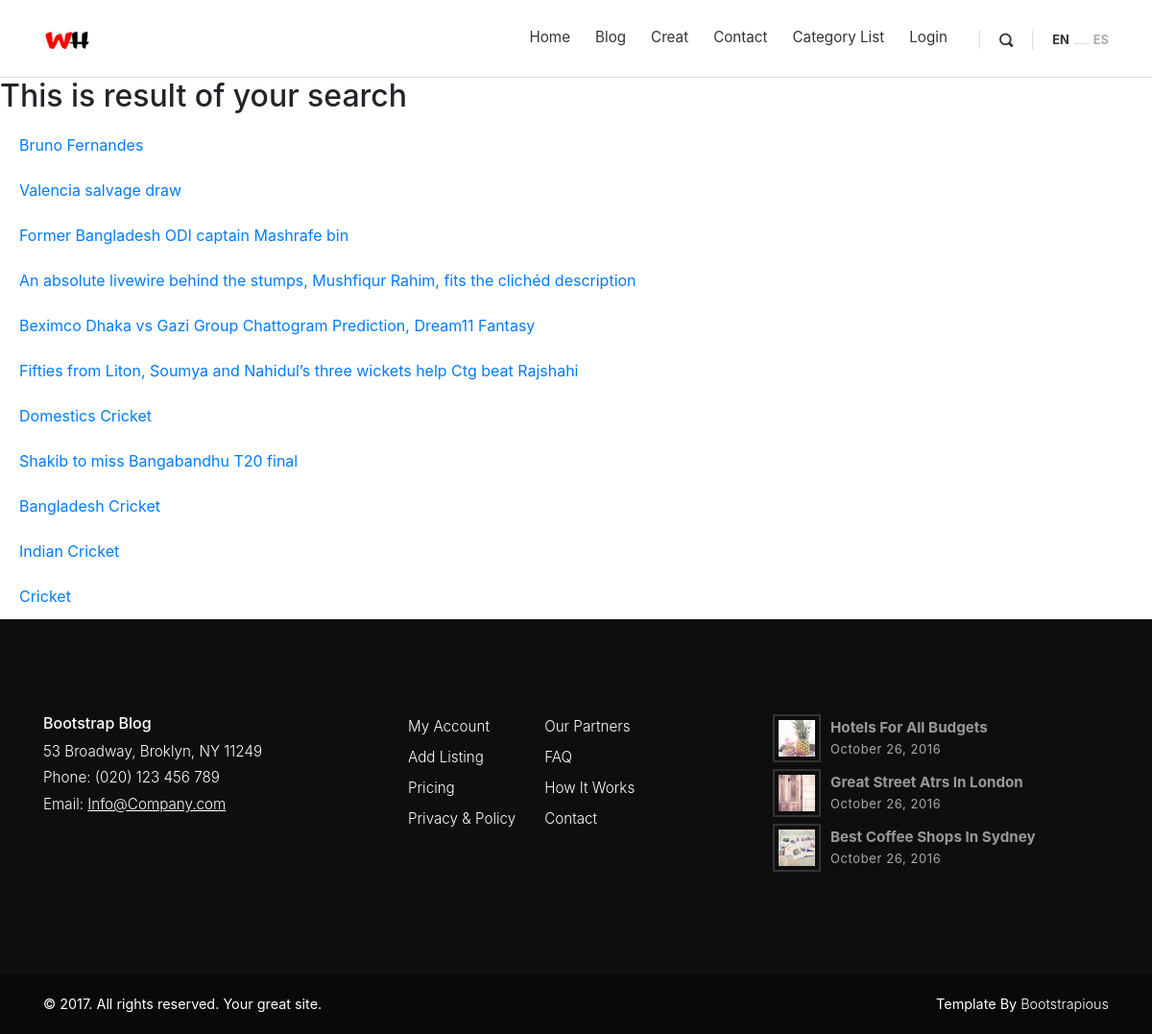
The app's page /search/ with its own data.
### blog/models.py (models this page shows, shortened)
class Post(models.Model):
    title = models.CharField(max_length=100)
    timestamp = models.DateTimeField(auto_now_add=True)
    content = RichTextField()
    author = models.ForeignKey(User, on_delete=models.CASCADE)
    categories = models.ForeignKey(Category, on_delete=models.CASCADE, blank=True)
    comment_count = models.IntegerField(default=0)
    view_count = models.IntegerField(default=0)
    thumbnail = models.ImageField()
    featured = models.BooleanField(default=True)
    likes = models.ManyToManyField(User, related_name='blog_posts')
    previous_post = models.ForeignKey('self', related_name='previous', on_delete=models.SET_NULL, blank=True, null=True)
    next_post = models.ForeignKey('self', related_name='next', on_delete=models.SET_NULL, blank=True, null=True)
    class Meta:
        ordering = ['-timestamp',]

### blog/views.py (the view)
# urls.py: path('search/', search, name = 'search'),
def search(request):
    quertset = Post.objects.all()
    query = request.GET.get('q')
    if query:
        quertset = quertset.filter(
            Q(title__icontains = query)
        ).distinct()
    context = {
        'queryset':quertset
    }
    return render(request, 'search_results.html', context)

### templates/search_results.html
{% extends 'base.html' %}
{% load static %}
{% block content %}
    <h2>This is result of your search</h2>
    {% for post in queryset %}
    <ul class="list-group list-group-flush">
        <li class="list-group-item"><a href="{% url 'post-detail' post.id %}">{{ post.title }}</a><br></li>
      </ul>
    {% endfor %}
{% endblock content %}

### static_in_env/css/style.default.css (style rules this page uses)
body { overflow-x: hidden; }
a, i, span { display: inline-block; text-decoration: none; -webkit-transition: all 0.3s; transition: all 0.3s; }
ul { margin: 0; padding: 0; }
h1, h2, h3, h4, h5, h6 { margin-bottom: 15px; }
body { font-family: "Open Sans", sans-serif; font-size: 1rem; font-weight: normal; line-height: 1.5; color: #212529; background-color: #fff; }
a { color: #999; text-decoration: none; }
h1, h2, h3, h4, h5, h6, .h1, .h2, .h3, .h4, .h5, .h6 { margin-bottom: 0.5rem; font-family: inherit; font-weight: 700; line-height: 1.1; color: inherit; }
h2, .h2 { font-size: 2rem; }

### records on screen
Post: title "Bruno Fernandes"
Post: title "Valencia salvage draw"
Post: title "Former Bangladesh ODI captain Mashrafe bin"
Post: title "An absolute livewire behind the stumps, Mushfiqur Rahim, fits the clichéd description"
Post: title "Beximco Dhaka vs Gazi Group Chattogram Prediction, Dream11 Fantasy"
Post: title "Fifties from Liton, Soumya and Nahidul’s three wickets help Ctg beat Rajshahi"
Post: title "Domestics Cricket"
Post: title "Shakib to miss Bangabandhu T20 final"
Post: title "Bangladesh Cricket"
Post: title "Indian Cricket"
Post: title "Cricket"
